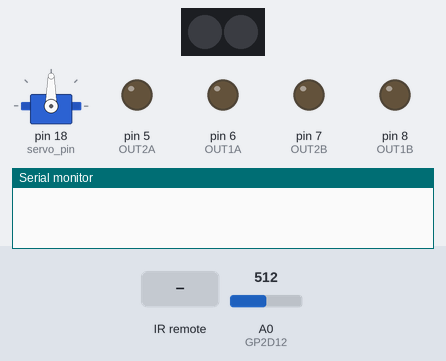
Simulated run of this sketch. Board: Arduino Uno, built with avr-gcc and run on an emulated ATmega328P. On the bench: servo, 2 RGB LEDs in strip order, left to right, output pins drawn as LEDs (lit = HIGH), the last lines printed to the serial monitor. Dashed ring = blinking. The inputs (shaded band) are chosen by the test bench; at power-on: A0 (GP2D12) = 512.

Above: at 1.2 s.
1.3 s: infrared code 0x1FEA05F received
At 1.45 s:
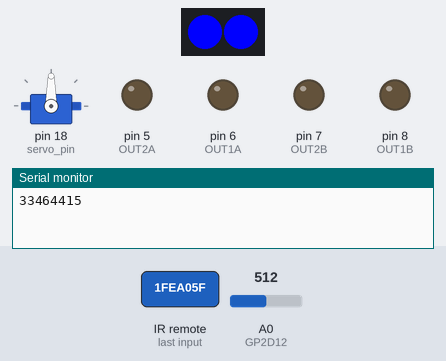
3.4 s: infrared code 0x1FED827 received
At 3.55 s:
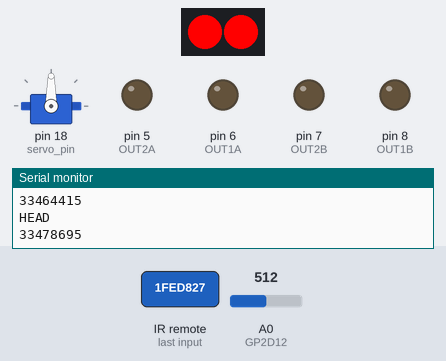
5.5 s: infrared code 0x1FEE01F received
At 5.55 s:
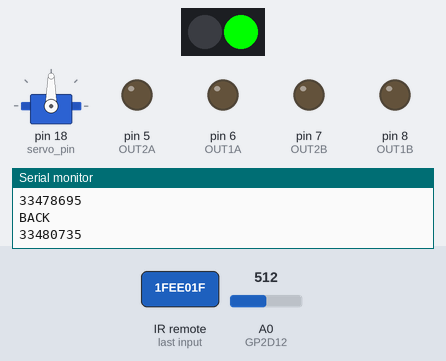
7.6 s: infrared code 0x1FE40BF received
At 7.75 s:
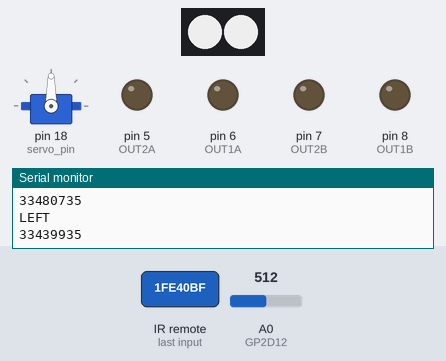
13.6 s: infrared code 0x1FE906F received
At 14.35 s:
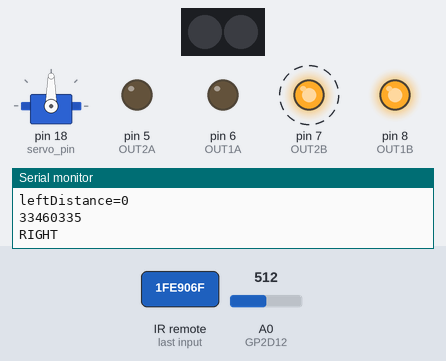
Timing chart, 0 to 16.6 s (numbered marks = the images above; inputs shaded):
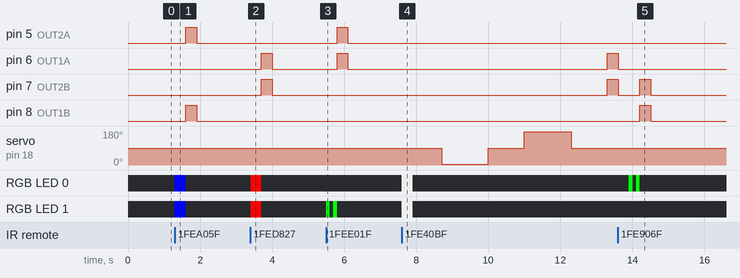

The sketch:

bizhang.ino
```cpp
int period=3;//步骤控制
#include<stdio.h>

//-------------------------------------------跑马灯
#include <Adafruit_NeoPixel.h>
#define PIN 10
#define PIN_NUM 2
Adafruit_NeoPixel strip = Adafruit_NeoPixel(PIN_NUM, PIN, NEO_GRB + NEO_KHZ800);

//------------------------------------------红外测距传感器
#include <Wire.h>
#include<math.h>
int GP2D12 = 0;//把夏普GP2D12红外测距传感器连接在A0
int val; //存储从GP2D12红外测距传感器读到的值
float temp;//存储由传感器读取值，通过计算处理后的浮点型距离值
//当前距离
int mDistance = 0;

//-----------------------------------------------舵机
#include <Servo.h>
Servo myServo;  //创建一个舵机控制对象
int mAngleNum = 0;//当前角度
char mFront = 0;//当前是正向旋转还是反向旋转
#define servo_pin SDA//I2C

//--------------------------------------------------红外
#include<IRremote.h>
#define IR_PIN 12
decode_results results;
IRrecv irrecv(IR_PIN);
#define irhead 33464415
#define irback 33478695
#define irleft 33480735
#define irright 33460335
#define period_1  33456255
#define period_2 33439935


//-----------------------------------------电机部分
//D6，D8控制1A，1B的电机
#define OUT1A 6
#define OUT1B 8
//D5，D7控制2A，2B的电机
#define OUT2A 5
#define OUT2B 7

//------------小车避障
int rightDistance=0,leftDistance = 0,middleDistance=0;

//--------------------------------------------小车方向控制
void left()
{
  digitalWrite(OUT1A, HIGH);
  digitalWrite(OUT1B, LOW);
  digitalWrite(OUT2A, HIGH);
  digitalWrite(OUT2B, LOW);
}
void right()
{
  digitalWrite(OUT1A, LOW);
  digitalWrite(OUT1B, HIGH);
  digitalWrite(OUT2A, LOW);
  digitalWrite(OUT2B, HIGH);
}

void back()
{
 digitalWrite(OUT1A,HIGH);
 digitalWrite(OUT1B,LOW);
 digitalWrite(OUT2A,LOW);
 digitalWrite(OUT2B,HIGH);
}

void head()
{
 digitalWrite(OUT1A,LOW);
 digitalWrite(OUT1B,HIGH);
 digitalWrite(OUT2A,HIGH);
 digitalWrite(OUT2B,LOW);
}

void STOP()
{
 digitalWrite(OUT1A,LOW);
 digitalWrite(OUT1B,LOW);
 digitalWrite(OUT2A,LOW);
 digitalWrite(OUT2B,LOW);
}

//--------------------------------------------------红外测距
float  Distance_test()
{
val = analogRead(GP2D12);
//通过以下算式，把传感器读取值处理成浮点型距离值
temp=14629/(pow(float(val),1.082));
if(temp<20||temp>150)//---------传感器有效范围是20-150cm
temp=0;

mDistance=temp;
 return (temp);
}
//------------------------------------------避障前进
  void period2()
{
 myServo.write(90);//初始化
 delay(500);
 middleDistance = Distance_test();

    Serial.print("middleDistance=");
    Serial.println(middleDistance);

    if(middleDistance<=30)
    {
      STOP();
      delay(300);
      myServo.write(5);          //左
      delay(1000);
      rightDistance = Distance_test();
      Serial.print("rightDistance=");
      Serial.println(rightDistance);
      delay(300);
       myServo.write(90);            //复位
      delay(1000);
      myServo.write(175);              //右
      delay(1000);
      leftDistance = Distance_test();
      Serial.print("leftDistance=");
      Serial.println(leftDistance);
      delay(300);
      myServo.write(90);
      delay(1000);
      if(rightDistance>leftDistance&&rightDistance>30)
      {
        right();
        delay(300);
        head();
        delay(300);
       }
       else if(rightDistance<leftDistance&&leftDistance>30)
       {
        left();
        delay(300);
        head();
        delay(300);
       }
       else
       {
        back();
        delay(300);
        STOP();
       }
    }
    else
      head();
      delay(300);
      STOP();
     period=3;
}

  void period3()//红外遥控
  {

      if (irrecv.decode(&results)){
    Serial.println(results.value,DEC);
  switch(results.value)
  {

  case irhead:
  strip.setPixelColor(0, strip.Color(0, 0, 255));//情况1：当按下前进按钮时，左右两个LED灯同时亮起蓝灯（安装的时候注意，左侧的为0，右侧的为1）
  strip.setPixelColor(1, strip.Color(0, 0, 255));
  strip.show();
  delay(300);
  strip.setPixelColor(0, strip.Color(0, 0, 0));
  strip.show();
  strip.setPixelColor(1, strip.Color(0, 0, 0));
  strip.show();
  head();
  Serial.println("HEAD");
  delay(300);
  STOP();
  break;

   case irback:
    strip.setPixelColor(0, strip.Color(255, 0, 0));//情况2：当按下后退按钮时，左右两个LED灯同时亮起红灯，以提示车后的行人注意（红灯是比较醒目的颜色）
  strip.setPixelColor(1, strip.Color(255, 0, 0));
  strip.show();
  delay(300);
  strip.setPixelColor(0, strip.Color(0, 0, 0));
  strip.show();
  strip.setPixelColor(1, strip.Color(0, 0, 0));
  strip.show();
  back();
  Serial.println("BACK");
  delay(300);
  STOP();
  break;

 case irleft:
  strip.setPixelColor(1, strip.Color(0, 255, 0));
  strip.show();
  delay(100);
  strip.setPixelColor(1, strip.Color(0, 0, 0));
  strip.show();
  delay(100);
   strip.setPixelColor(1, strip.Color(0, 255, 0));
  strip.show();
  delay(100);
  strip.setPixelColor(1, strip.Color(0, 0, 0));
  strip.show();
  left();
  Serial.println("LEFT");
  delay(300);
  STOP();
  break;

   case irright:
  strip.setPixelColor(0, strip.Color(0, 255, 0)); //情况4：当按下右拐的按钮时，小车右侧亮绿灯，左侧不亮灯
  strip.show();
  delay(100);
  strip.setPixelColor(0, strip.Color(0, 0, 0));
  strip.show();
  delay(100);
   strip.setPixelColor(0, strip.Color(0, 255, 0));
  strip.show();
  delay(100);
  strip.setPixelColor(0, strip.Color(0, 0, 0));
  strip.show();
  right();
  Serial.println("RIGHT");
  delay(300);
  STOP();
  break;

  case period_1:
  period=1;
  strip.setPixelColor(0, strip.Color(100, 100, 100));
  strip.setPixelColor(1, strip.Color(100, 100, 100));
  strip.show();
  delay(300);
  strip.setPixelColor(0, strip.Color(0, 0, 0));
  strip.show();
  strip.setPixelColor(1, strip.Color(0, 0, 0));
  strip.show();
  break;

  case period_2:
  period=2;
  strip.setPixelColor(0, strip.Color(200, 200, 200));
  strip.setPixelColor(1, strip.Color(200, 200, 200));
  strip.show();
  delay(300);
  strip.setPixelColor(0, strip.Color(0, 0, 0));
  strip.show();
  strip.setPixelColor(1, strip.Color(0, 0, 0));
  strip.show();
  break;
  }

  irrecv.resume();
  }
    }

void setup()
{
  pinMode(OUT1A, OUTPUT);//驱动
  pinMode(OUT1B, OUTPUT);
  pinMode(OUT2A, OUTPUT);
  pinMode(OUT2B, OUTPUT);

   Serial.begin(9600);  // 初始化串口通信

        irrecv.enableIRIn();//启动遥控器

  pinMode(A0, INPUT);//红外

   myServo.attach(servo_pin); //舵机
   myServo.write(90);//舵机初始化

    strip.begin();   //跑马灯
}

void loop()
{
switch (period)
{
  //case 1:
  //period1();
  //break;

  case 2:
  {
  period2();
  break;
  }

  case 3:
  {
    period3();
  break;
  }
  }
}
```

Measured:
- after the input at 1.3 s, pin 5 (OUT2A), pin 8 (OUT1B): LOW → HIGH after 0.30 s, → LOW 0.30 s later; RGB LED 0, RGB LED 1: off → RGB(0, 0, 255) at once, → off 0.30 s later
- after the input at 3.4 s, pin 6 (OUT1A), pin 7 (OUT2B): LOW → HIGH after 0.30 s, → LOW 0.30 s later; RGB LED 0, RGB LED 1: off → RGB(255, 0, 0) at once, → off 0.30 s later
- after the input at 5.5 s, pin 5 (OUT2A), pin 6 (OUT1A): LOW → HIGH after 0.30 s, → LOW 0.30 s later; RGB LED 1: alternates RGB(0, 255, 0) for 0.10 s and off for 0.10 s, 4 changes in all, then stays off, starting at once
- after the input at 7.6 s, pin 6 (OUT1A), pin 7 (OUT2B): LOW → HIGH after 5.7 s; servo on pin 18 (servo_pin): 90° → 5° after 1.1 s, → 90° 1.3 s later, → 175° 1.0 s later, → 90° 1.3 s later; RGB LED 0, RGB LED 1: off → RGB(200, 200, 200) at once, → off 0.30 s later
- after the input at 13.6 s, pin 8 (OUT1B): LOW → HIGH after 0.61 s, → LOW 0.30 s later; RGB LED 0: alternates RGB(0, 255, 0) for 0.10 s and off for 0.10 s, 4 changes in all, then stays off, starting after 0.31 s
